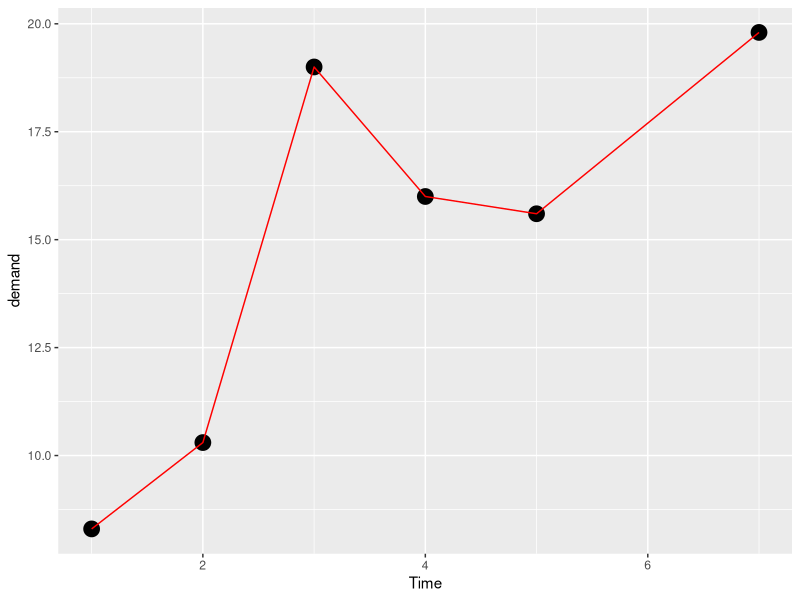
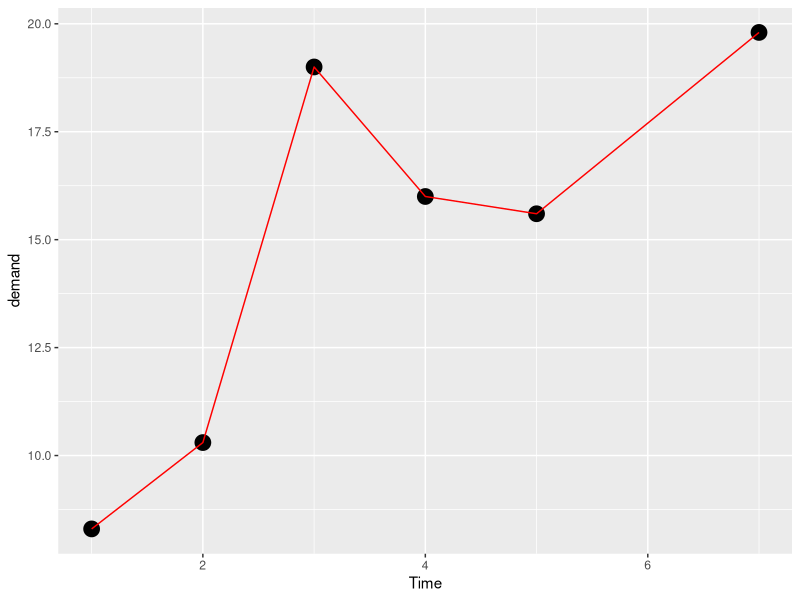
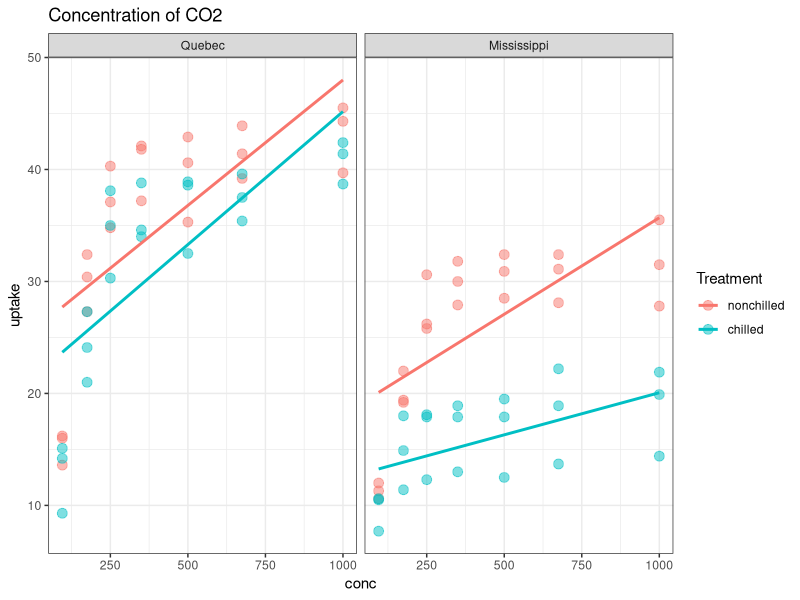
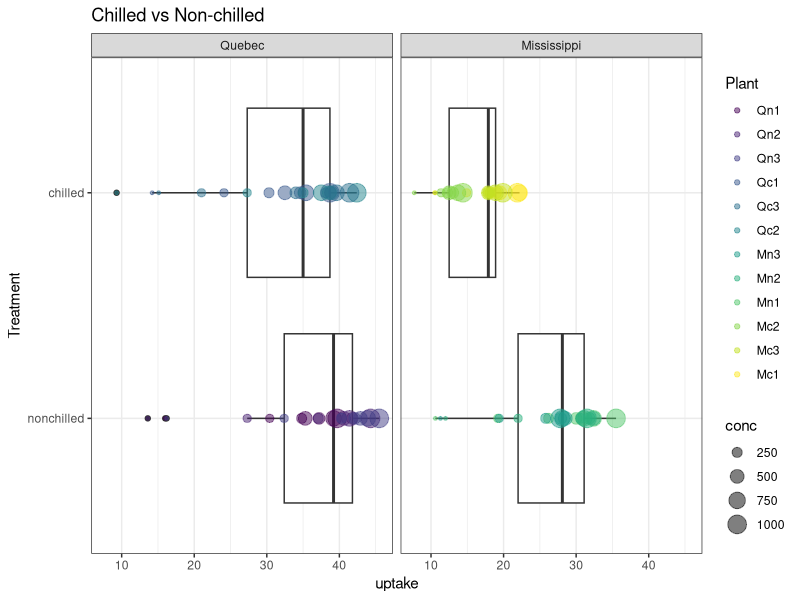
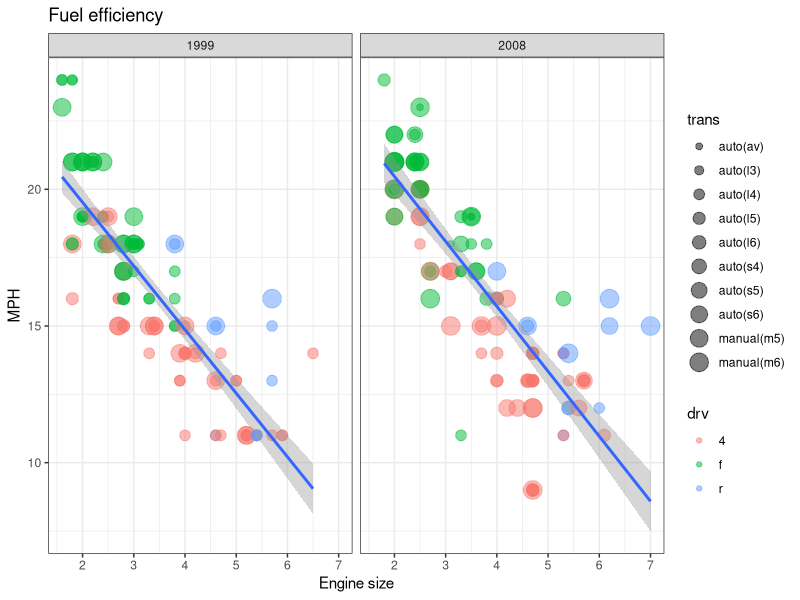
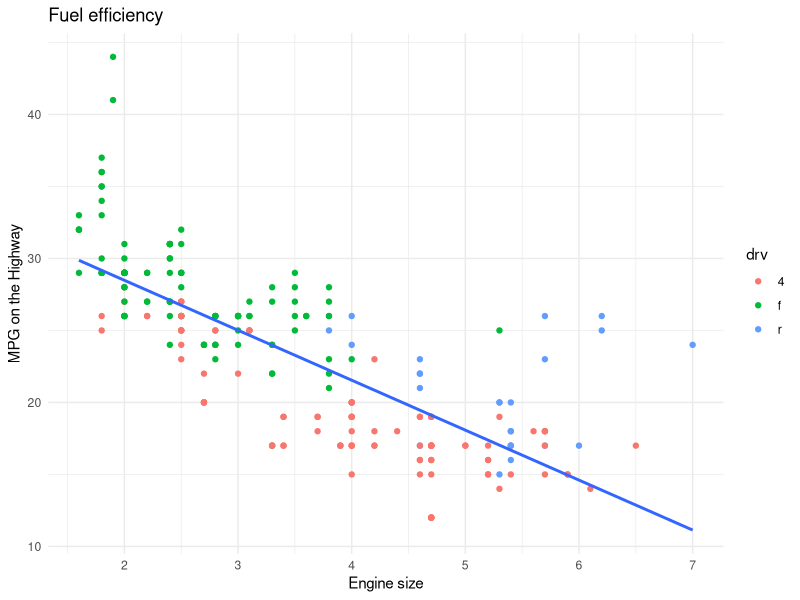

R code for these plots, in order:
### data visualisation

# data
# mapping (aesthetics): se vai estar no x ou y, a cor etc
# geometric representation (boxplot, dotplot,linegraph, barchat, histogram)
# statistics
# facet
# coordinate space
# labels
# theme

install.packages("tidyverse")
library(tidyverse)
library(ggplot2)

data()
?BOD

ggplot(data = BOD,mapping = aes(x=Time,
                                y=demand))+
  geom_point(size=5)+
  geom_line(colour="red")

# Outra forma de fazer, mais limpa
ggplot(BOD,aes(Time,demand))+
  geom_point(size=5)+
  geom_line(colour="red")

# Outro dataset

View(CO2)

# com o %>% o ggplot já sabe qual data tô usando
CO2 %>%
  ggplot(aes(conc,uptake,
             colour = Treatment))+
  geom_point(size=3,alpha=0.5)+ #alpha é transparência
  geom_smooth(method = lm,se=F)+ #linear model, se = F não tem intervalo de confi
  facet_wrap(~Type)+ # divide em dois gráficos diferentes
  labs(title = "Concentration of CO2")+
  theme_bw()



CO2 %>%
  ggplot(aes(Treatment,uptake))+
  geom_boxplot()+
  geom_point(alpha=0.5,
    aes(size = conc,
                 colour=Plant))+
  facet_wrap(~Type)+
  coord_flip()+
  theme_bw()+
  labs(title = "Chilled vs Non-chilled")

View(mpg)

mpg %>%
  filter(cty<25) %>%
  ggplot(aes(displ,cty))+
  geom_point(aes(colour = drv,
                 size = trans),
             alpha=0.5)+
  geom_smooth(method = lm)+
  facet_wrap(~year,nrow = 1)+
  labs(x="Engine size",
       y="MPH",
       title = "Fuel efficiency")+
  theme_bw()
  

names(mpg)

mpg %>%
  filter(cty<35) %>%
  ggplot(aes(displ,hwy))+
  geom_point(aes(colour = drv))+
  geom_smooth(method = lm,se=F)+
  labs(x="Engine size",
       y="MPG on the Highway",
       title = "Fuel efficiency")+
  theme_minimal()



